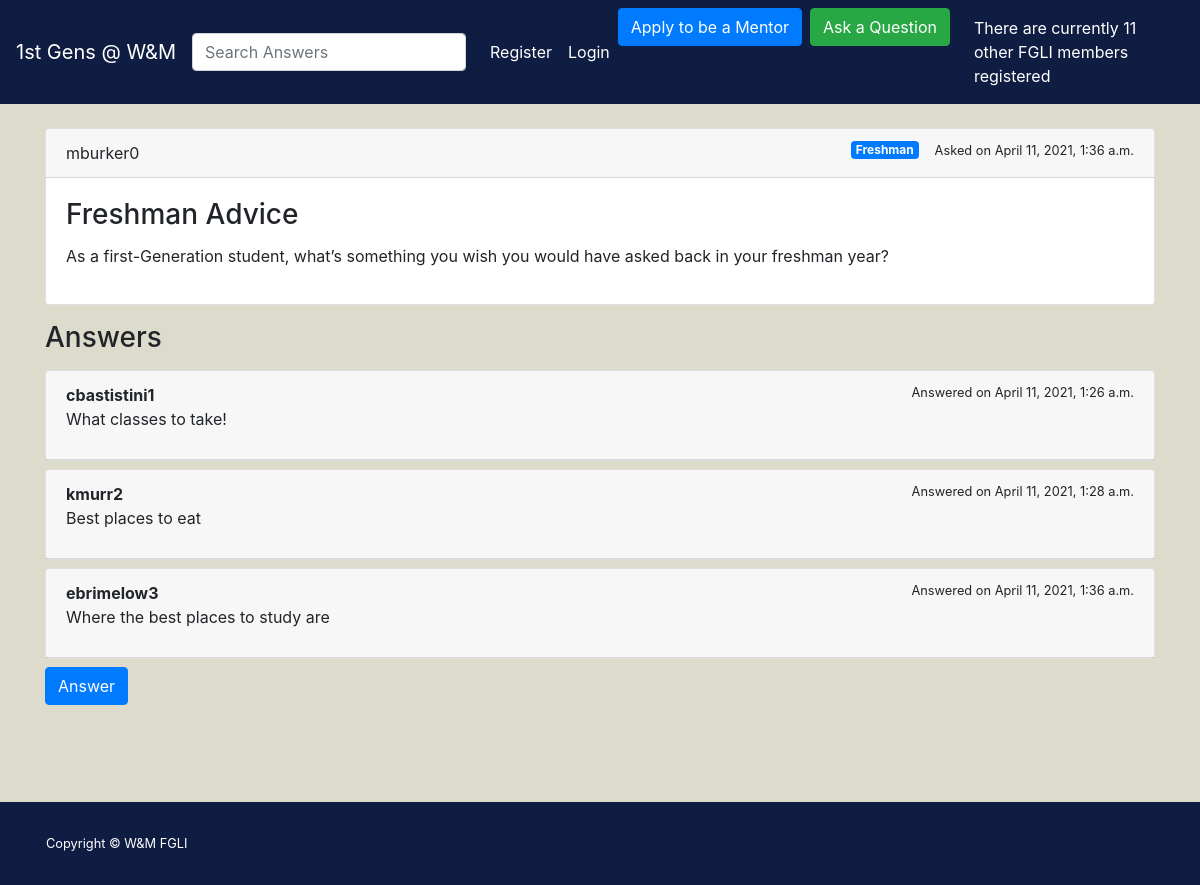
Screenshot of /network/1/ with the database file from the repository.
### network/models.py (models this page shows, shortened)
class Question(models.Model):
    user = models.ForeignKey(User, on_delete=models.CASCADE, related_name='questions', null=True)
    title = models.CharField(max_length=100, null=True)
    category = models.CharField(max_length=50, null=True)
    question = models.CharField(max_length=10000, null=False, default="Sample question")
    datetime = models.DateTimeField(auto_now=True)
    answers_tot = models.IntegerField(default=0)

class Answer(models.Model):
    user = models.ForeignKey(User, on_delete=models.CASCADE, related_name='answers', null=True)
    question = models.ForeignKey(Question, on_delete=models.CASCADE, related_name='answers', null=True)
    answer = models.CharField(max_length=1000)
    datetime = models.DateTimeField(auto_now=True)

### network/views.py (the view)
# urls.py: path('<int:q_id>/', views.specific_question, name="spec_question"),
def specific_question(request, q_id):
	answers = Answer.objects.filter(question = q_id)
	return render(request, 'network/question.html', {'question':Question.objects.get(id=q_id), 'answers': answers})

### network/templatetags/tt.py (called while the page is built)
@register.filter(name='usercount')
def usercount(req):
    ct = User.objects.filter()
    return ct.count()

### network/templates/network/question.html
{% extends "network/basic.html" %}
{% block content %}
	<div class="container">
		<div class="card">
			<div class="card-header">
				<span>{{ question.user }}</span>
				<small class="ml-3 float-right">Asked on {{ question.datetime }}</small>
				<span class="badge badge-primary float-right">{{ question.category }}</span>
			</div>
			<div class="card-body">
				<h3 class="card-title">{{ question.title }}</h3>
				<p>{{ question.question }}</p>
			</div>
		</div>
		{% if answers %}
			<h3 class="mt-3 mb-3">Answers</h3>
		{% endif %}
		{% for answer in answers %}
		<div class="card mt-2">
			<div class="card-header">
				<span><b>{{ answer.user }}</b></span>
				<small class="ml-3 float-right">Answered on {{ answer.datetime }}</small>
				<p>{{ answer.answer }}</p>
			</div>
		</div>
		{% endfor %}
		<a class="btn btn-primary mt-2" role="button" href="{% url 'answers' q_id=question.id %}">Answer</a>
	</div>
{% endblock %}

### rows the page displays
Question: user "mburker0", datetime "April 11, 2021, 1:36 a.m.", category "Freshman", title "Freshman Advice", question "As a first-Generation student, what’s something you wish you would have asked back in your freshman year?"
Answer: user "cbastistini1", datetime "April 11, 2021, 1:26 a.m.", answer "What classes to take!"
Answer: user "kmurr2", datetime "April 11, 2021, 1:28 a.m.", answer "Best places to eat"
Answer: user "ebrimelow3", datetime "April 11, 2021, 1:36 a.m.", answer "Where the best places to study are"

### other values shown
{{ all_questions|usercount }} "11"
